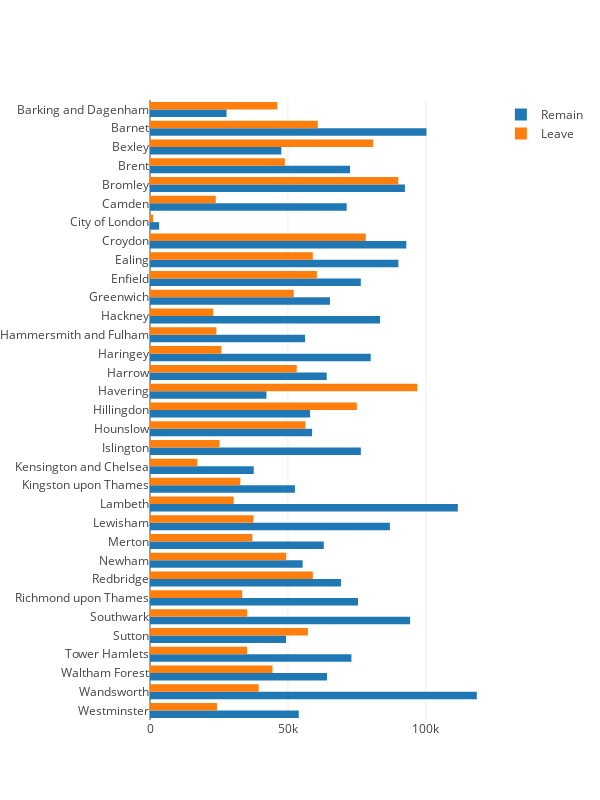

This figure's notebook cell:
### Code cell
df_london = df_london.sort_values(by="Area", ascending=False)

remain = go.Bar(y=df_london["Area"], x=df_london["Remain"], orientation="h", name="Remain")
leave = go.Bar(y=df_london["Area"], x=df_london["Leave"], orientation="h", name="Leave")

layout = go.Layout(
    barmode='group',
    width=600,
    height=800,
    margin=dict(l=150)
)

fig = go.Figure(data=[remain, leave], layout=layout)
iplot(fig, filename='brexit-grouped-bar')

### Figure 1 — Plotly figure (JSON) as saved in the notebook; plotly's stock layout.template omitted (floating-point values rounded to 4 significant figures)
{"data": [{"name": "Remain", "orientation": "h", "type": "bar", "uid": "7f33718c-e504-4122-8064-aa34ab12fad1", "x": [53928, 118463, 64156, 73011, 49319, 94293, 75396, 69213, 55328, 63003, 86955, 111584, 52533, 37601, 76420, 58755, 58040, 42201, 64042, 79991, 56188, 83398, 65248, 76425, 90024, 92913, 3312, 71295, 92398, 72523, 47603, 100210, 27750], "y": ["Westminster", "Wandsworth", "Waltham Forest", "Tower Hamlets", "Sutton", "Southwark", "Richmond upon Thames", "Redbridge", "Newham", "Merton", "Lewisham", "Lambeth", "Kingston upon Thames", "Kensington and Chelsea", "Islington", "Hounslow", "Hillingdon", "Havering", "Harrow", "Haringey", "Hammersmith and Fulham", "Hackney", "Greenwich", "Enfield", "Ealing", "Croydon", "City of London", "Camden", "Bromley", "Brent", "Bexley", "Barnet", "Barking and Dagenham"]}, {"name": "Leave", "orientation": "h", "type": "bar", "uid": "0337377e-c5ed-452c-a64f-4b9ebe1a5641", "x": [24268, 39421, 44395, 35224, 57241, 35209, 33410, 59020, 49371, 37097, 37518, 30340, 32737, 17138, 25180, 56321, 74982, 96885, 53183, 25855, 24054, 22868, 52117, 60481, 59017, 78221, 1087, 23838, 90034, 48881, 80886, 60823, 46130], "y": ["Westminster", "Wandsworth", "Waltham Forest", "Tower Hamlets", "Sutton", "Southwark", "Richmond upon Thames", "Redbridge", "Newham", "Merton", "Lewisham", "Lambeth", "Kingston upon Thames", "Kensington and Chelsea", "Islington", "Hounslow", "Hillingdon", "Havering", "Harrow", "Haringey", "Hammersmith and Fulham", "Hackney", "Greenwich", "Enfield", "Ealing", "Croydon", "City of London", "Camden", "Bromley", "Brent", "Bexley", "Barnet", "Barking and Dagenham"]}], "layout": {"barmode": "group", "height": 800, "margin": {"l": 150}, "width": 600}}
